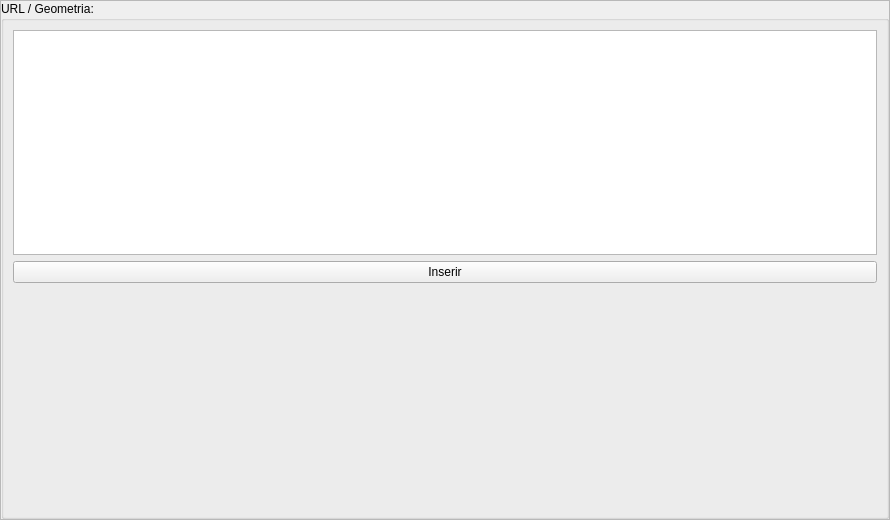
<?xml version="1.0" encoding="UTF-8"?>
<ui version="4.0">
 <class>Frame</class>
 <widget class="QFrame" name="Frame">
  <property name="geometry">
   <rect>
    <x>0</x>
    <y>0</y>
    <width>890</width>
    <height>520</height>
   </rect>
  </property>
  <property name="windowTitle">
   <string>Frame</string>
  </property>
  <property name="frameShape">
   <enum>QFrame::StyledPanel</enum>
  </property>
  <property name="frameShadow">
   <enum>QFrame::Raised</enum>
  </property>
  <layout class="QGridLayout" name="gridLayout">
   <property name="margin">
    <number>0</number>
   </property>
   <item row="0" column="0">
    <widget class="QGroupBox" name="groupBox_2">
     <property name="title">
      <string>URL / Geometria:</string>
     </property>
     <layout class="QGridLayout" name="gridLayout_3">
      <property name="margin">
       <number>9</number>
      </property>
      <item row="0" column="0">
       <widget class="QPlainTextEdit" name="tx_url">
        <property name="styleSheet">
         <string notr="true">font: 9pt &quot;MS Shell Dlg 2&quot;;</string>
        </property>
       </widget>
      </item>
      <item row="2" column="0">
       <spacer name="verticalSpacer">
        <property name="orientation">
         <enum>Qt::Vertical</enum>
        </property>
        <property name="sizeHint" stdset="0">
         <size>
          <width>20</width>
          <height>40</height>
         </size>
        </property>
       </spacer>
      </item>
      <item row="1" column="0">
       <widget class="QPushButton" name="bt_insert">
        <property name="text">
         <string>Inserir</string>
        </property>
       </widget>
      </item>
     </layout>
    </widget>
   </item>
  </layout>
 </widget>
 <resources/>
 <connections/>
</ui>
